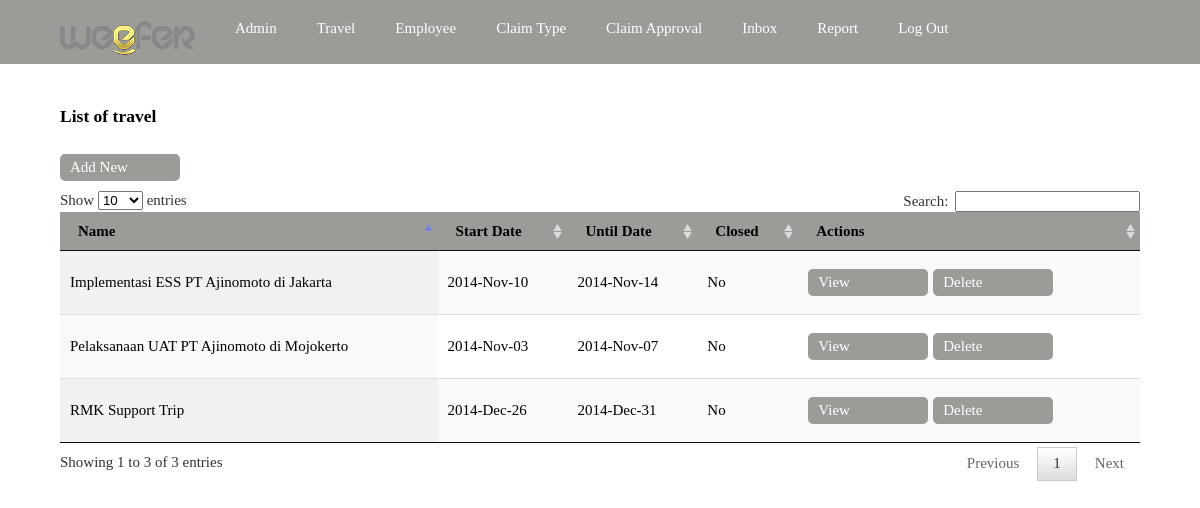
The app's page /claim/adminarea/travel.php (signed in) with its own data.
### tables this page shows
CREATE TABLE `travel` (
  `Id` int(10) unsigned NOT NULL AUTO_INCREMENT,
  `Name` varchar(80) NOT NULL,
  `StartDate` datetime NOT NULL,
  `UntilDate` datetime NOT NULL,
  `LockField` int(10) unsigned DEFAULT NULL,
  `Closed` tinyint(1) NOT NULL,
  PRIMARY KEY (`Id`)
);

### claim/classes/Travel.php (called while the page is built, shortened)
<?php include_once('BaseObject.php'); ?>
<?php
class Travel extends BaseObject{
   public static function LoadCollection($mySQLi, $Criteria = '1 = 1',$sort='',$page=0,$totalitem=0){
       $tmpQuery = "SELECT  * FROM ".self::TABLENAME." WHERE ".$mySQLi->real_escape_string($Criteria);
       if ($result = $mySQLi->query($tmpQuery)){
           $Travels = array();
           while ($row = $result->fetch_array()){
               $tmpTravel = new Travel($mySQLi);
               $tmpTravel->Id = $row['Id'];
               $tmpTravel->LockField = $row['LockField'];
               $tmpTravel->StartDate = strtotime($row['StartDate']);
               $tmpTravel->UntilDate = strtotime($row['UntilDate']);
               $tmpTravel->Closed = $row['Closed'];
               $tmpTravel->Name = $row['Name'];
               $Travels[] = $tmpTravel;
           }
           return $Travels;
       }
       else
       {
           throw new InvalidQueryException;
       }
   }
}
?>

### claim/classes/Helper.php (called while the page is built, shortened)
<?php
class Helper
{
    public static function getBooleanTextValue($boolValue){
        if($boolValue){
            return self::BOOL_TRUE_TEXT;
        }else{
            return self::BOOL_FALSE_TEXT;
        }
    }
}

### claim/classes/BaseObject.php (called while the page is built, shortened)
<?php
abstract class BaseObject{
	protected $Id;
	public function get_Id(){
		return $this->Id;
	}
}
?>

### claim/adminarea/travel.php (the view, shortened to what this page needs)
<?php
    include('header.php');
?>
<div class="view_data">
<h3>List of travel</h3>
<a href="newtravel.php">Add New</a>
<table id="datatable" class="display">
   <thead>
       <tr>
            <th>Name</th>
            <th>Start Date</th>
            <th>Until Date</th>
            <th>Closed</th>
           <th>Actions</th>
       </tr>
   </thead>
   <tbody>
       <?php
           include_once('../classes/Helper.php');
           include_once('../classes/Travel.php');
           $Conn = Connection::get_DefaultConnection();
           $Travels = Travel::LoadCollection($Conn);
           foreach($Travels as $Travel){ ?>
       <tr>
                <td><?php echo $Travel->Name; ?></td>
                <td><?php echo date('Y-M-d',$Travel->StartDate); ?></td>
                <td><?php echo date('Y-M-d',$Travel->UntilDate); ?></td>
                <td><?php echo Helper::getBooleanTextValue($Travel->Closed); ?></td>
               <td>
                   <div>
                       <a href="viewtravel.php?Id=<?php echo $Travel->get_Id(); ?>">View</a>
                       <a href="processdeletetravel.php?Id=<?php echo $Travel->get_Id(); ?>">Delete</a>
                   </div>
               </td>
       </tr>
           <?php } ?>
   </tbody>
</table></div>
<?php
    include('footer.php');
?>

### claim/adminarea/css/weefer_claim.css (style rules this page uses)
body { margin: 0; padding: 0; }
.view_data { font: 15px "Tahoma"; padding: 20px 60px; }
.view_data a:link, .view_data a:visited { padding: 5px 10px; margin: 10px 5px 10px 0; display: block; width: 100px; float: left; background: #9B9B98; border: none; color: #FFF; text-decoration: none; border-radius: 5px; }
.view_data table { clear: both; width: 100%; border-top: 1px solid #9B9B98; border-bottom: 1px solid #9B9B98; }
.view_data table thead { background: #9B9B98; }
.view_data table th { text-align: left; }

### records on screen
travel: Name "Pelaksanaan UAT PT Ajinomoto di Mojokerto", StartDate "2014-Nov-03", UntilDate "2014-Nov-07", Closed "No"
travel: Name "Implementasi ESS PT Ajinomoto di Jakarta", StartDate "2014-Nov-10", UntilDate "2014-Nov-14", Closed "No"
travel: Name "RMK Support Trip", StartDate "2014-Dec-26", UntilDate "2014-Dec-31", Closed "No"
